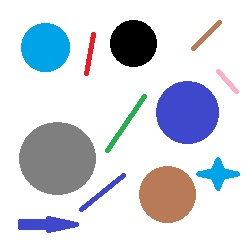
#> input picture images/blob.jpg, 248 x 242 px
$ jupyter execute --allow-errors 33-Blob-detection.ipynb
#> lines starting #> are read from the running program, lines starting #| are printed output that depends on the picture; long printed decimals are rounded
# <div style="direction:rtl;text-align:right;font-family:B Lotus, B Nazanin, Tahoma">تشخیص Blob</div>

<div style="direction:rtl;text-align:right;font-family:B Lotus, B Nazanin, Tahoma">Blob
گروهی از پیکسل‌های متصل در یک تصویر است که دارای ویژگی‌های مشترکی هستند (مثلاً مقدار مقیاس خاکستری)
<br />
این روش یک روشی متشکل از چند فاز پشت سر هم به شرح زیر است:
</div>

### <div style="direction:rtl;text-align:right;font-family:B Lotus, B Nazanin, Tahoma">اما این الگوریتم چگونه کار میکند؟!</div>

<div style="direction:rtl;text-align:right;font-family:B Lotus, B Nazanin, Tahoma"><br />
    <b>1 - آستانه گذاری:</b>
<br />
ابندا تصویر منبع را با آستانه گذاری در تصویر با آستانه هایی که از minThreshold شروع می شوند، به چندین تصویر باینری تبدیل میگردد.
<br />
این آستانه ها با thresholdStep تا maxThreshold افزایش می یابند.
<br />
برای مثال آستانه اول minThreshold، دومی minThreshold + thresholdStep، سومین آستانه minThreshold + 2 x thresholdStep و غیره است.
<br />
    <b>2 - گروه‌بندی :</b>
<br />
در هر تصویر باینری، پیکسل های سفید متصل با هم گروه بندی می شوند. که به آنها حباب یا Blob گفته میشود.
<br />
    <b>3 - ادغام: </b>
<br />
مراکز حباب‌های به دست آمده در تصاویر باینری محاسبه می‌شوند و حباب‌های نزدیک‌تر از پارامتر مشخص شده ی  minDistBetweenBlobs ادغام می‌شوند.
<br />
    <b>4 - محاسبه مرکز و شعاع:</b>
<br />
به عنوان نتیجه ی نهایی مراکز و شعاع حباب‌های ادغام شده جدید محاسبه شده و برگردانده می‌شوند.
</div>

[cell 1]
# Standard imports
import cv2
import numpy as np
import matplotlib.pyplot as plt

# Read image
image = cv2.imread("images/blob.jpg")
#> image is the input picture: shape (242, 248, 3); mean B, G, R 223.4, 214.1, 209.9

# Setup SimpleBlobDetector parameters.
params = cv2.SimpleBlobDetector_Params()


detector = cv2.SimpleBlobDetector_create(params)


# Detect blobs.
keypoints = detector.detect(image)
#> keypoints = 5 keypoints; (x, y, size): (57, 158, 75.4), (187, 112, 63.9), (167, 194, 58), (45, 47, 50), (133, 43, 48.1)

# Draw detected blobs as red circles.
# cv2.DRAW_MATCHES_FLAGS_DRAW_RICH_KEYPOINTS ensures
# the size of the circle corresponds to the size of blob

result1 = cv2.drawKeypoints(image, keypoints, np.array([]), (0,0,255))
result2 = cv2.drawKeypoints(image, keypoints, np.array([]), (0,0,255), cv2.DRAW_MATCHES_FLAGS_DRAW_RICH_KEYPOINTS)
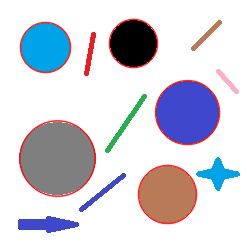
#> result2: shape (242, 248, 3); mean B, G, R 219.1, 209.9, 210.7


plt.figure(figsize=[15,15])
plt.subplot(131);plt.imshow(image[...,::-1]);plt.title("image");
plt.subplot(132);plt.imshow(result1[...,::-1]);plt.title("result1");
plt.subplot(133);plt.imshow(result2[...,::-1]);plt.title("result1");
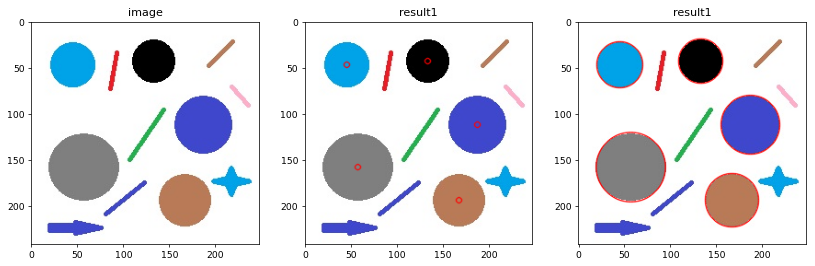
#> figure drawn by matplotlib, 3 panels

<div style="direction:rtl;text-align:right;font-family:B Lotus, B Nazanin, Tahoma">درک خروجی تابع detect</div>

[cell 2]
for k in keypoints:
    print("point:", k.pt)
    print("point:", k.size)
#> this loop made 5 passes
#| point: (133.019, 43.019)
#| point: 48.077
#| point: (187.047, 112.047)
#| point: 63.915
#| point: (57.012, 158.042)
#| point: 75.377
#| point: (45.025, 47.025)
#| point: 50.042
#| point: (167.024, 194.021)
#| point: 57.991

### <div style="direction:rtl;text-align:right;font-family:B Lotus, B Nazanin, Tahoma">فیلتر کردن با مساحت</div>

[cell 3]
# Standard imports
import cv2
import numpy as np
import matplotlib.pyplot as plt

# Read image
image = cv2.imread("images/blob_size.jpg")
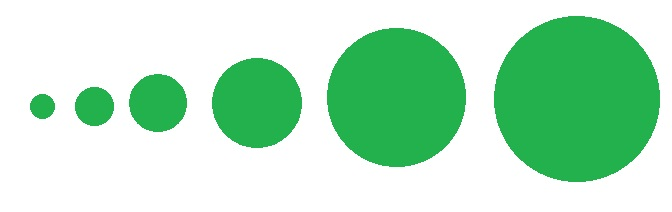
#> input picture images/blob_size.jpg, 672 x 212 px
#> image is the input picture: shape (212, 672, 3); mean B, G, R 195.6, 228.7, 181.5

# Setup SimpleBlobDetector parameters.
params = cv2.SimpleBlobDetector_Params()

# Filter by Area.
params.filterByArea = True
params.minArea = 5000
params.maxArea = 20000


detector = cv2.SimpleBlobDetector_create(params)


# Detect blobs.
keypoints = detector.detect(image)
#> keypoints = 2 keypoints; (x, y, size): (396, 97, 140), (257, 103, 90.8)

# Draw detected blobs as red circles.
# cv2.DRAW_MATCHES_FLAGS_DRAW_RICH_KEYPOINTS ensures
# the size of the circle corresponds to the size of blob

result = cv2.drawKeypoints(image, keypoints, np.array([]), (0,0,255), cv2.DRAW_MATCHES_FLAGS_DRAW_RICH_KEYPOINTS)

plt.figure(figsize=[14,8])
plt.imshow(result[...,::-1])
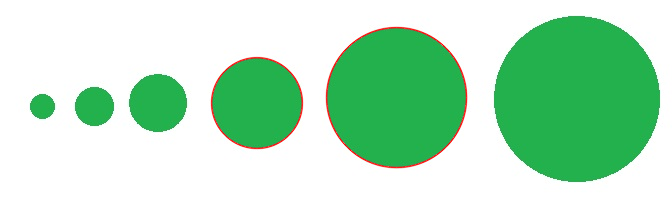
#> shown: shape (212, 672, 3); mean R, G, B 181.9, 227.2, 194.2

### <div style="direction:rtl;text-align:right;font-family:B Lotus, B Nazanin, Tahoma">فیلتر کردن با میزان دایره بودن</div>
<div style="direction:rtl;text-align:right;font-family:B Lotus, B Nazanin, Tahoma">Circularity
 میزان نزدیک بودن شکل به شکل دایره را مشخص میکند.</div>

[cell 4]
# Standard imports
import cv2
import numpy as np
import matplotlib.pyplot as plt

# Read image
image = cv2.imread("images/blob_Circularity.jpg")
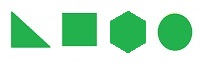
#> input picture images/blob_Circularity.jpg, 202 x 64 px
#> image is the input picture: shape (64, 202, 3); mean B, G, R 197.9, 228.9, 184.7

# Setup SimpleBlobDetector parameters.
params = cv2.SimpleBlobDetector_Params()

# Filter by Circularity
params.filterByCircularity = True
params.minCircularity = 0.84

detector = cv2.SimpleBlobDetector_create(params)


# Detect blobs.
keypoints = detector.detect(image)
#> keypoints = 2 keypoints; (x, y, size): (128, 32, 39.2), (175, 32, 36.6)

# Draw detected blobs as red circles.
# cv2.DRAW_MATCHES_FLAGS_DRAW_RICH_KEYPOINTS ensures
# the size of the circle corresponds to the size of blob

result = cv2.drawKeypoints(image, keypoints, np.array([]), (0,0,255), cv2.DRAW_MATCHES_FLAGS_DRAW_RICH_KEYPOINTS)
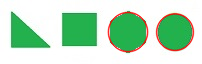
#> result: shape (64, 202, 3); mean B, G, R 193.5, 223.8, 186.4

plt.imshow(result[...,::-1])

### <div style="direction:rtl;text-align:right;font-family:B Lotus, B Nazanin, Tahoma">فیلتر کردن با میزان محدب بودن اشکال</div>
<div style="direction:rtl;text-align:right;font-family:B Lotus, B Nazanin, Tahoma">Convexity
 میزان محدب بودن را مشخص میکند.</div>

[cell 5]
# Standard imports
import cv2
import numpy as np
import matplotlib.pyplot as plt

# Read image
image = cv2.imread("images/blob_convexity.jpg")
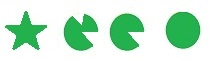
#> input picture images/blob_convexity.jpg, 209 x 60 px
#> image is the input picture: shape (60, 209, 3); mean B, G, R 205.4, 231.9, 194.2

# Setup SimpleBlobDetector parameters.
params = cv2.SimpleBlobDetector_Params()

# Filter by Convexity
params.filterByConvexity = True
params.minConvexity = 0.85

detector = cv2.SimpleBlobDetector_create(params)


# Detect blobs.
keypoints = detector.detect(image)
#> keypoints = 2 keypoints; (x, y, size): (183, 30, 36.5), (125, 31, 35.6)

# Draw detected blobs as red circles.
# cv2.DRAW_MATCHES_FLAGS_DRAW_RICH_KEYPOINTS ensures
# the size of the circle corresponds to the size of blob

result = cv2.drawKeypoints(image, keypoints, np.array([]), (0,0,255), cv2.DRAW_MATCHES_FLAGS_DRAW_RICH_KEYPOINTS)
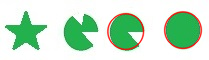
#> result: shape (60, 209, 3); mean B, G, R 201.4, 227, 196.2

plt.imshow(result[...,::-1])

### <div style="direction:rtl;text-align:right;font-family:B Lotus, B Nazanin, Tahoma">فیلتر کردن با Inertia</div>
<div style="direction:rtl;text-align:right;font-family:B Lotus, B Nazanin, Tahoma">Inertia
به عبارت ساده میزان کشیدگی شکل را مشخص میکند.</div>

[cell 6]
# Standard imports
import cv2
import numpy as np
import matplotlib.pyplot as plt

# Read image
image = cv2.imread("images/blob_inertia.jpg")

# Setup SimpleBlobDetector parameters.
params = cv2.SimpleBlobDetector_Params()

# Filter by Inertia
params.filterByInertia = True
params.minInertiaRatio = 0.3
params.maxInertiaRatio = 0.7

detector = cv2.SimpleBlobDetector_create(params)


# Detect blobs.
keypoints = detector.detect(image)
#> keypoints = ()

# Draw detected blobs as red circles.
# cv2.DRAW_MATCHES_FLAGS_DRAW_RICH_KEYPOINTS ensures
# the size of the circle corresponds to the size of blob

#> (the rest of this cell did not finish here and is left out)

### <div style="direction:rtl;text-align:right;font-family:B Lotus, B Nazanin, Tahoma">فیلتر کردن با حد آستانه</div>

[cell 7]
# Standard imports
import cv2
import numpy as np
import matplotlib.pyplot as plt

# Read image
image = cv2.imread("images/blob_Threshold.jpg")
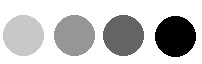
#> input picture images/blob_Threshold.jpg, 202 x 64 px
#> image is the input picture: shape (64, 202, 3); min 0, max 255, mean 197

# Setup SimpleBlobDetector parameters.
params = cv2.SimpleBlobDetector_Params()

# Change thresholds
params.maxThreshold = 150

detector = cv2.SimpleBlobDetector_create(params)


# Detect blobs.
keypoints = detector.detect(image)
#> keypoints = 2 keypoints; (x, y, size): (175, 36, 42), (123, 35, 42)

# Draw detected blobs as red circles.
# cv2.DRAW_MATCHES_FLAGS_DRAW_RICH_KEYPOINTS ensures
# the size of the circle corresponds to the size of blob

result = cv2.drawKeypoints(image, keypoints, np.array([]), (0,0,255), cv2.DRAW_MATCHES_FLAGS_DRAW_RICH_KEYPOINTS)
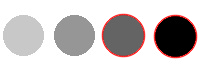
#> result: shape (64, 202, 3); mean B, G, R 191.3, 191.3, 197.7

plt.imshow(result[...,::-1])
